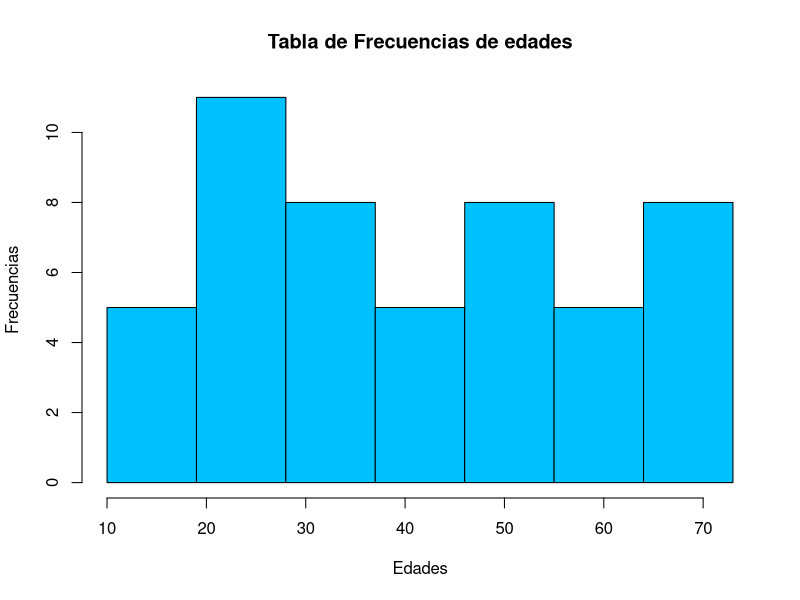

The R script that drew this image:
# Tablas de Frecuencias: -----------------------------------------------

edades <- c(38,15,10,12,62,46,25,56,27,24,23,21,20,25,38,27,48,35,50,65,
            59,58,47,42,37,35,32,40,28,14,12,24,66,73,72,70,68,65,54,48,
            34,33,21,19,64,59,47,46,30,30)


minimo <- min(edades)
maximo <- max(edades)
longitud <- length(edades)
print(longitud)
num_intervalos_v1 <- sqrt(longitud)
num_intervalos_v2 <- nclass.Sturges(edades)
amplitud <- (maximo - minimo) / num_intervalos_v2
extremos <- minimo + amplitud * (0: num_intervalos_v2)
print(extremos)
extremo_inf <- minimo + amplitud * (0: (num_intervalos_v2 - 1))
extremo_sup <- minimo + amplitud * (1: num_intervalos_v2)
marca_clase <- (extremo_inf + extremo_sup) / 2

tabla_frecuencias <- function(x, y){ 
    cut1 <- cut(x, breaks = y, right = FALSE, include.loweat = FALSE)
    intervalos <- levels(cut1)
    frecuencia_abs <- as.vector(table(cut1))
    frecuencia_rel <- round(frecuencia_abs / longitud, digits = 2)
    frecuencia_abs_acum <- cumsum(frecuencia_abs)
    frecuencia_rel_acum <- cumsum(frecuencia_rel)  
    
    hist(x, main = 'Tabla de Frecuencias de edades', ylab = 'Frecuencias', xlab = 'Edades', col = '#00C1FF', include.lowest = TRUE, right = FALSE, breaks = y)
    tabla <- data.frame(intervalos, marca_clase, frecuencia_abs, frecuencia_abs_acum, frecuencia_rel, frecuencia_rel_acum)
}


print(maximo)
tabla_resultante <- tabla_frecuencias(x = edades, y = extremos)
View(tabla_resultante)





